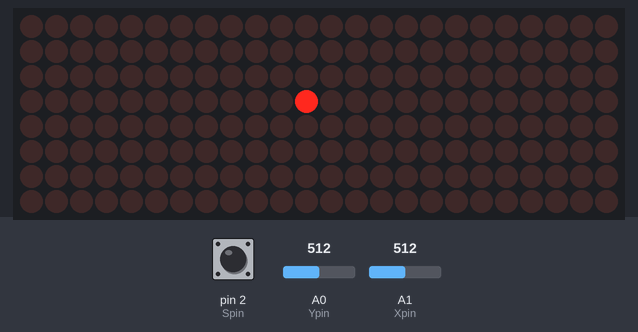
A sketch run on a simulated Arduino Uno, built with avr-gcc and run on an emulated ATmega328P. Parts: 24×8 LED matrix. The inputs (shaded band) are chosen by the test bench; at power-on: A0 (Ypin) = 512, A1 (Xpin) = 512, pin 2 (Spin) HIGH.

Above: at 1.2 s.
1.3 s: A0 (Ypin) set to 966
2.8 s: A0 (Ypin) set to 994
At 3.6 s:
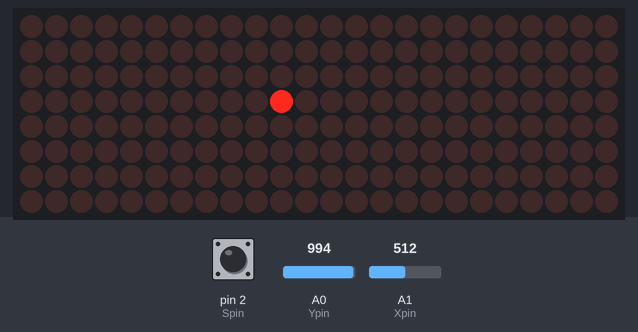
5.8 s: A1 (Xpin) set to 964
8.8 s: A1 (Xpin) set to 992
At 9.6 s:
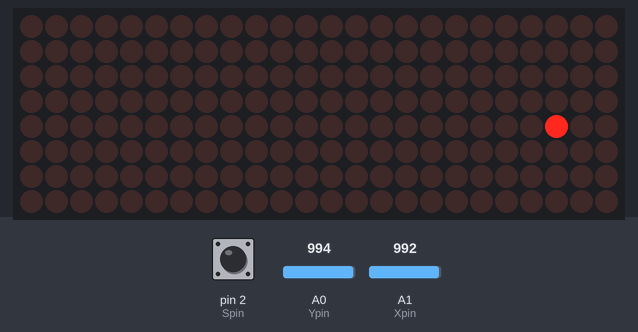
11.8 s: pin 2 (Spin) pulled LOW for 1 s
At 12.3 s:
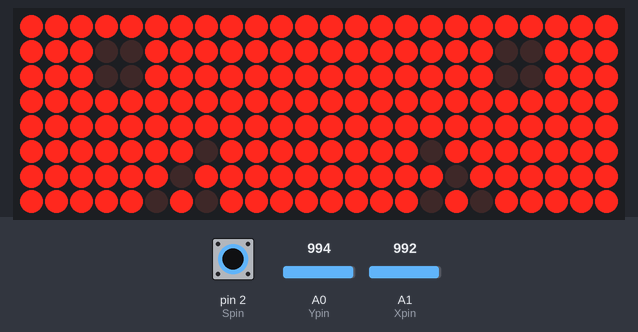
14.6 s: A1 (Xpin) set to 21
17.6 s: A1 (Xpin) set to 18
At 19.6 s:
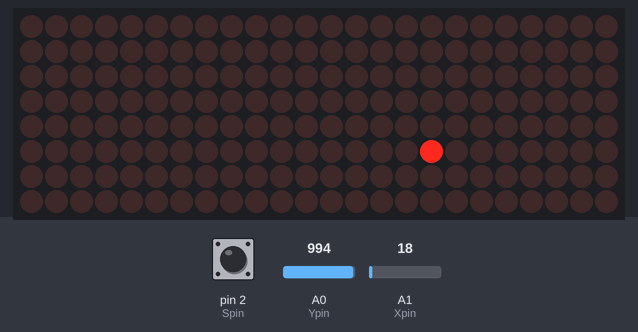
Timing chart, 0 to 21.1 s (numbered marks = the images above; inputs shaded):
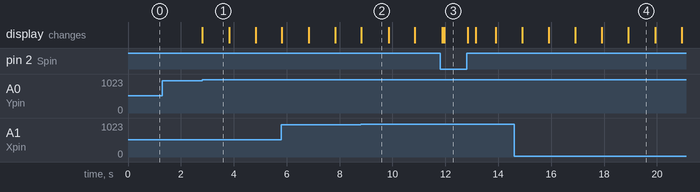

Measured:
- the behaviour switches between 979 and 980 on A0 (Ypin) (found by bisection; images 0 and 1)
- the behaviour switches between 979 and 980 on A1 (Xpin) (found by bisection; images 1 and 2)
- the behaviour switches between 20 and 19 on A1 (Xpin) (found by bisection; images 3 and 4)
- after the input at 1.3 s, every drawn part: stays the same
- after the input at 2.8 s, the display: changes at once (image 1)
- after the input at 8.8 s, the display: changes at once (image 2)
- after the input at 11.8 s, the display: first differs from a run without the input after 0.16 s (image 3)
- after the input at 17.6 s, the display: first changes after 0.31 s (image 4 shows a later state)

The sketch:

_7_Boomwackerboom.ino
```cpp
#include "LedControl.h"

//DIN 6, CLK 7, CS 5
LedControl lc = LedControl(7, 5, 6, 3);

//Declaration Joystick
int Xpin = A1;
int Ypin = A0;
int Spin = 2;
int Xval;
int Yval;
int Sval;

//switch case bewegen over de kaart
unsigned long delaytime = 100;
unsigned long prevTime = 0;
int waitJoy = 1000;
int printTime;

//functie set Blokje
int posX = 3;
int posY = 3;
int p = 0;
int addr = 1;

//uiterlijk kaart
const uint64_t IMAGES[] = {
  0x5fbf7fffffe7e7ff,  //woestijn
  0xffffffffffffffff,
  0xfafdfeffffe7e7ff
};
const int IMAGES_LEN = sizeof(IMAGES)/8;


//#7 Boomwackerboom


void setup() {
  Serial.begin(9600);

  pinMode (Xpin, INPUT);
  pinMode (Ypin, INPUT);
  pinMode (Spin, INPUT);
  digitalWrite(Spin, HIGH);

  for (int i = 0; i < 3; i++) {
    lc.shutdown(i, false);
    lc.setIntensity(i,2);
    lc.clearDisplay(i);
  }

  setBlokje(addr, posX, posY);

}


//LOOP!!!
void loop() {
  // Joystick
  Xval = analogRead(Xpin);
  Yval = analogRead(Ypin);
  Sval = digitalRead(Spin);

  /*
  if (addr = 1){
    kanonAfvuren ();
    //En nog een aantal oceaan functies
  }
 */
  //Kaartlezen
  if (Sval == LOW) {
    displayMap(0,IMAGES[0]);
    displayMap(1,IMAGES[1]);
    displayMap(2,IMAGES[2]);
  }
  if(Sval == HIGH){
    setBlokje(addr, posX, posY);
  }

  //Positie JoyStick
  if (Xval >= 980 && posX < 7) {
    p = 1;
  }
  else if (Xval < 20 && posX > 0) {
    p = 2;
  }
  else if (Yval >= 980 && posY < 8) {
    p = 3;
  }
  else if (Yval < 20 && posY > -1) {
    p = 4;
  }
  else {
    p = 0;
  }

  if (p) {
    unsigned long currentTime = millis();

    switch (p) {
      case 1:
        printTime = currentTime;

        if (currentTime - prevTime > waitJoy) {
          posX = posX + 1;
          setBlokje(addr, posX, posY);
          prevTime = currentTime;
        }
        break;

      case 2:
        printTime = currentTime;

        if (currentTime - prevTime > waitJoy) {
          posX = posX - 1;
          setBlokje(addr, posX, posY);
          prevTime = currentTime;
        }
        break;

      case 3:
       printTime = currentTime;
        if (currentTime - prevTime > waitJoy) {
          posY = posY - 1;
          if (posY == -1) {
            addr++;
            posY = 7;
          }
          setBlokje(addr, posX, posY);
          prevTime = currentTime;
        }
        break;

      case 4:
         printTime = currentTime;

        if (currentTime - prevTime > waitJoy) {
          posY = posY + 1;
          if (posY == 8) {
            addr--;
            posY = 0;
          }
          setBlokje(addr, posX, posY);
          prevTime = currentTime;
        }
        break;
    }
  }

if (addr == 2 && (posX == 2 || posX == 1) && (posY == 3 || posY == 4) ){
    Serial.println("Yewtreecue");
  }
}


//FUNCTIONS
void setBlokje(int addr, int posX, int posY) {
  for (int i = 0; i < 3; i++) {
    lc.clearDisplay(i);
  }
  lc.setLed(addr, posX, posY, true);
//  Serial.print("posX = ");
//  Serial.println(posX);
 // Serial.print("posY = ");
  //Serial.println(posY);
}


void displayMap(int addr, uint64_t image) {
  for (int i = 0; i < 8; i++) {
    byte row = (image >> i * 8) & 0xFF;
    for (int j = 0; j < 8; j++) {
      lc.setLed(addr, i, j, bitRead(row, j));
    }
  }
}
```
